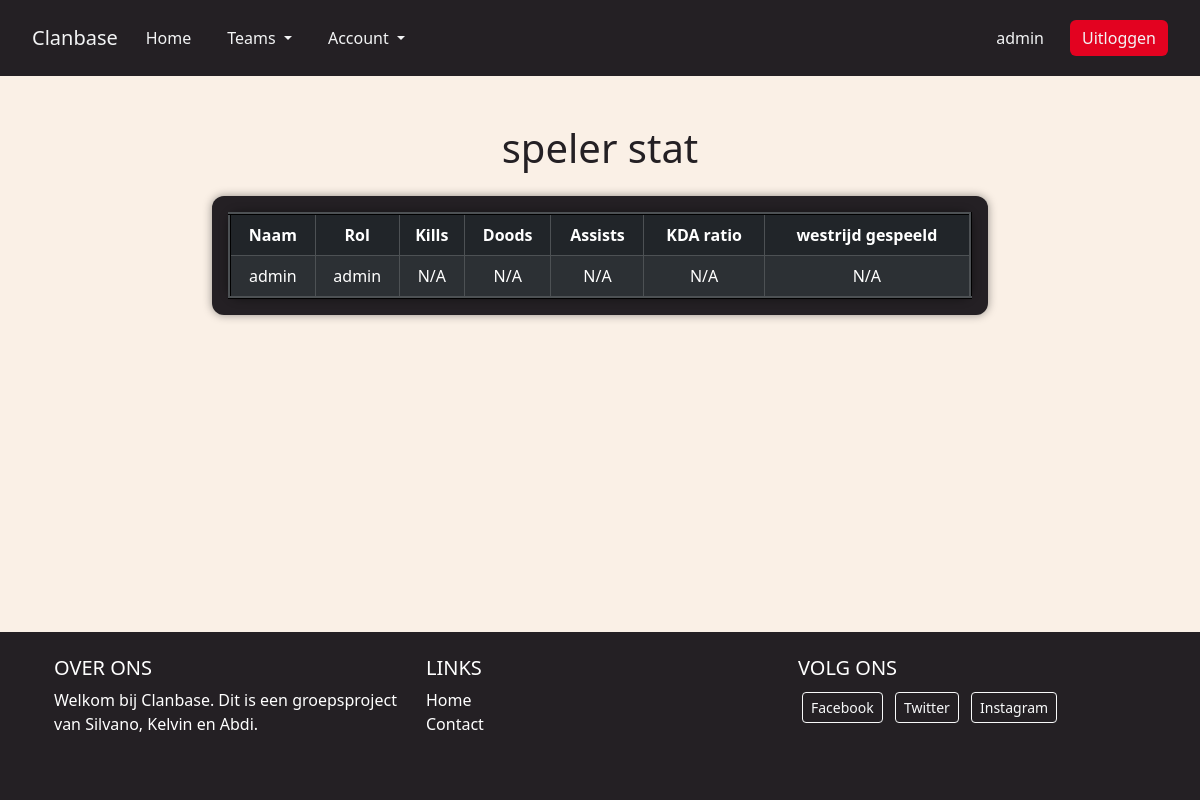
Screenshot of /pages/player_statustieken.php (signed in) with the database file from the repository.
### tables this page shows
CREATE TABLE `users` (
  `user_id` int(11) NOT NULL,
  `username` varchar(50) NOT NULL,
  `email` varchar(100) NOT NULL,
  `password` varchar(255) NOT NULL,
  `name` varchar(100) DEFAULT NULL,
  `birth_date` date DEFAULT NULL,
  `game_preferences` text DEFAULT NULL,
  `role` enum('player','admin') DEFAULT 'player'
);

### php/player_stat.php (the view, shortened to what this page needs)
<?php
$conn = dbConnect();
$stmt = $conn->prepare("SELECT * FROM users WHERE user_id = ?");
$stmt->execute([$_SESSION['user_id']]);
$users = $stmt->fetchAll(pdo::FETCH_ASSOC);
?>
<!DOCTYPE html>
<html lang="en">
<head>
</head>
<body>
    <div class="container-fluid py-5 text-center">
        <h1 class="mb-4">speler stat</h1>
        <div class="row justify-content-center">
            <div class="col-lg-8">
                <div class="box table-responsive">
                    <?php if (!empty($users)) { ?>
                        <table class="table table-dark table-striped table-bordered align-middle mb-0 box table-css">
                            <thead>
                                <tr>
                                    <th>Naam</th>
                                    <th>Rol</th>
                                    <th>Kills</th>
                                    <th>Doods</th>
                                    <th>Assists</th>
                                    <th>KDA ratio</th>
                                    <th>westrijd gespeeld</th>
                                </tr>
                            </thead>
                            <tbody>
                                <?php foreach ($users as $user) { ?>
                                    <tr>
                                        <td><?php echo htmlspecialchars($user['username']); ?></td>
                                        <td><?php echo htmlspecialchars($user['role']); ?></td>
                                        <td><?php echo htmlspecialchars($user['kills'] ?? 'N/A'); ?></td>
                                        <td><?php echo htmlspecialchars($user['deaths'] ?? 'N/A'); ?></td>
                                        <td><?php echo htmlspecialchars($user['assists'] ?? 'N/A'); ?></td>
                                        <td><?php echo htmlspecialchars($user['ratio'] ?? 'N/A'); ?></td>
                                        <td><?php echo htmlspecialchars($user['matches_played'] ?? 'N/A'); ?></td>
                                    </tr>
                                <?php } ?>
                            </tbody>
                        </table>
                    <?php } else { ?>
                        <p class="text-light mb-0">Geen gebruikers gevonden.</p>
                    <?php } ?>
                </div>
            </div>
        </div>
    </div>
</body>
</html>

### css/style.css (style rules this page uses)
html, body { background-color: #faf0e6; color: #242024; font-family: 'Segoe UI', sans-serif; }
.box { background-color: #242024; color: #F3F4F5; border-radius: 12px; padding: 1rem; margin-bottom: 1rem; text-align: center; box-shadow: 0 0 10px rgba(0, 0, 0, 0.4); }
.table-css { border-style: ridge; }

### rows the page displays
users: username "admin", role "admin", kills "N/A", deaths "N/A", assists "N/A", ratio "N/A", matches_played "N/A"

### other values shown
$_SESSION['username'] "admin"
